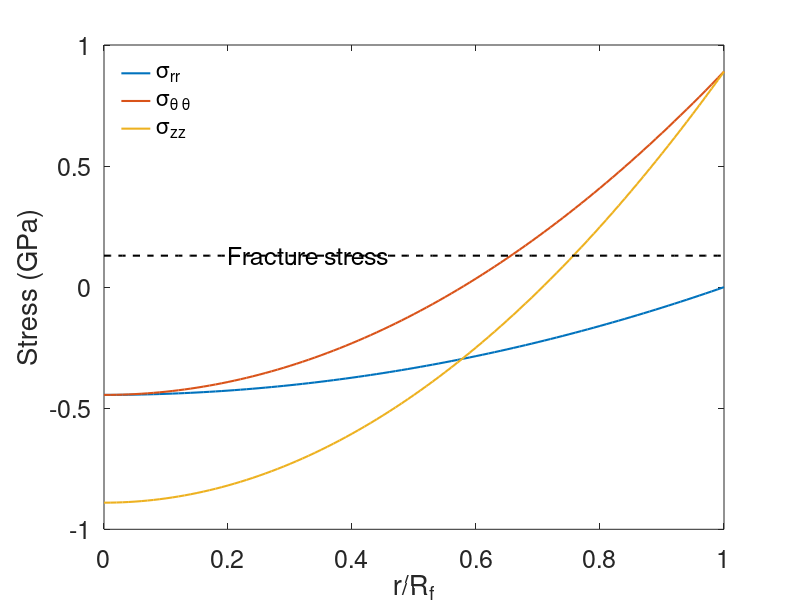

This figure's MATLAB source:
%Fuel pellet thermal stresses
clear
close all;

%Parameters
DT = 530; %K
E = 200; %GPa
nu = 0.345;
alpha = 11e-6;
stress_f = 0.130; %GPa

%Stress calculation
stress_star = alpha*E*DT/(4*(1-nu));
eta = 0:0.01:1;

sigma_rr = -stress_star*(1 - eta.^2);
sigma_tt = -stress_star*(1 - 3*eta.^2);
sigma_zz = -2*stress_star*(1 - 2*eta.^2);

plot(eta,[sigma_rr; sigma_tt; sigma_zz],'linewidth',1.5)
hold on
plot(eta, ones(size(eta))*stress_f, 'k--','linewidth',1.5)
xlabel('r/R_f')
ylabel('Stress (GPa)')
legend('\sigma_{rr}', '\sigma_{\theta \theta}', '\sigma_{zz}','location','northwest')
legend boxoff
set(gca,'fontsize',18)
text(0.2, stress_f, 'Fracture stress', 'fontsize', 18)